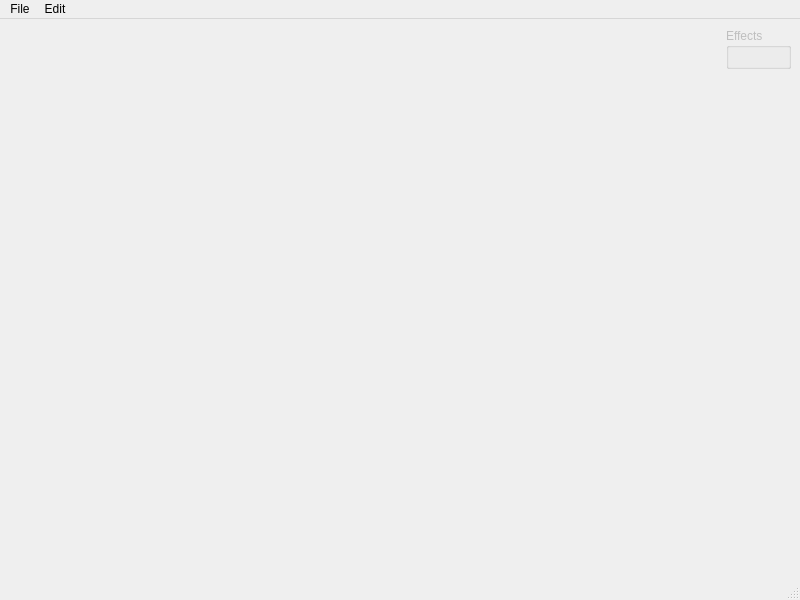
<?xml version="1.0" encoding="UTF-8"?>
<ui version="4.0">
 <class>GalleryUi</class>
 <widget class="QMainWindow" name="GalleryUi">
  <property name="geometry">
   <rect>
    <x>0</x>
    <y>0</y>
    <width>800</width>
    <height>600</height>
   </rect>
  </property>
  <property name="windowTitle">
   <string>MainWindow</string>
  </property>
  <widget class="QWidget" name="centralwidget">
   <layout class="QGridLayout" name="gridLayout">
    <item row="0" column="0">
     <widget class="QWidget" name="widget_2" native="true">
      <property name="sizePolicy">
       <sizepolicy hsizetype="Expanding" vsizetype="Expanding">
        <horstretch>0</horstretch>
        <verstretch>0</verstretch>
       </sizepolicy>
      </property>
      <layout class="QGridLayout" name="gridLayout_2">
       <property name="leftMargin">
        <number>0</number>
       </property>
       <property name="topMargin">
        <number>0</number>
       </property>
       <property name="rightMargin">
        <number>0</number>
       </property>
       <property name="bottomMargin">
        <number>0</number>
       </property>
       <item row="0" column="0">
        <layout class="QGridLayout" name="layoutCurrentImage"/>
       </item>
      </layout>
     </widget>
    </item>
    <item row="0" column="1" rowspan="2">
     <layout class="QVBoxLayout" name="verticalLayout">
      <item>
       <widget class="QGroupBox" name="groupBoxEffects">
        <property name="enabled">
         <bool>false</bool>
        </property>
        <property name="title">
         <string>Effects</string>
        </property>
        <layout class="QGridLayout" name="gridLayout_3">
         <item row="0" column="0">
          <layout class="QVBoxLayout" name="layoutEffects"/>
         </item>
        </layout>
       </widget>
      </item>
      <item>
       <spacer name="verticalSpacer">
        <property name="orientation">
         <enum>Qt::Vertical</enum>
        </property>
        <property name="sizeHint" stdset="0">
         <size>
          <width>20</width>
          <height>40</height>
         </size>
        </property>
       </spacer>
      </item>
     </layout>
    </item>
   </layout>
  </widget>
  <widget class="QMenuBar" name="menubar">
   <property name="geometry">
    <rect>
     <x>0</x>
     <y>0</y>
     <width>800</width>
     <height>21</height>
    </rect>
   </property>
   <widget class="QMenu" name="menuFile">
    <property name="title">
     <string>File</string>
    </property>
    <addaction name="actionOpenFile"/>
    <addaction name="actionSave"/>
    <addaction name="actionQuit"/>
   </widget>
   <widget class="QMenu" name="menuEdit">
    <property name="title">
     <string>Edit</string>
    </property>
    <addaction name="actionUndo"/>
    <addaction name="actionRedo"/>
   </widget>
   <addaction name="menuFile"/>
   <addaction name="menuEdit"/>
  </widget>
  <widget class="QStatusBar" name="statusbar"/>
  <action name="actionOpenFile">
   <property name="text">
    <string>Open</string>
   </property>
   <property name="shortcut">
    <string>Ctrl+O</string>
   </property>
  </action>
  <action name="actionUndo">
   <property name="enabled">
    <bool>false</bool>
   </property>
   <property name="text">
    <string>Undo</string>
   </property>
   <property name="shortcut">
    <string>Ctrl+Z</string>
   </property>
  </action>
  <action name="actionRedo">
   <property name="enabled">
    <bool>false</bool>
   </property>
   <property name="text">
    <string>Redo</string>
   </property>
   <property name="shortcut">
    <string>Ctrl+Y</string>
   </property>
  </action>
  <action name="actionSave">
   <property name="enabled">
    <bool>false</bool>
   </property>
   <property name="text">
    <string>Save as...</string>
   </property>
   <property name="toolTip">
    <string>Save as...</string>
   </property>
   <property name="shortcut">
    <string>Ctrl+S</string>
   </property>
  </action>
  <action name="actionQuit">
   <property name="text">
    <string>Quit</string>
   </property>
   <property name="shortcut">
    <string>Ctrl+Q</string>
   </property>
  </action>
 </widget>
 <resources/>
 <connections/>
</ui>
